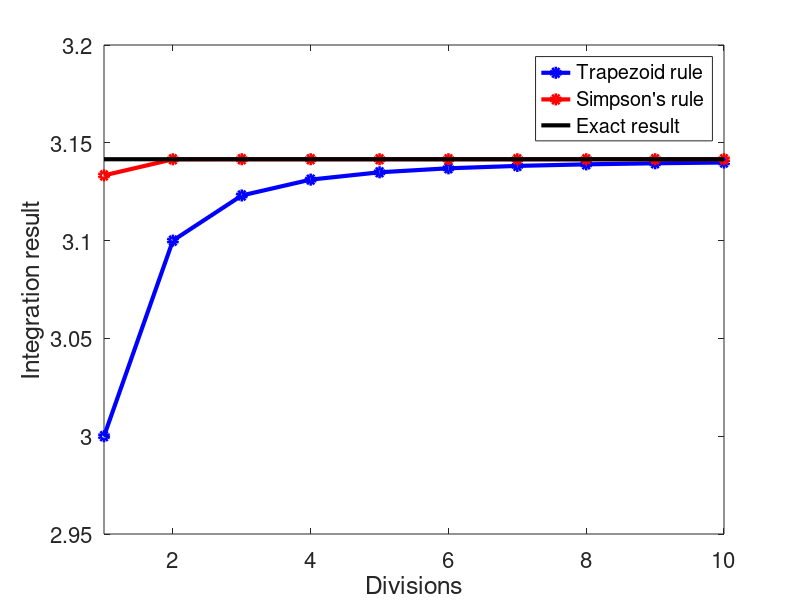

This chart was generated by the following MATLAB code:
clear all;

n=10;      % number of intervals

It=zeros(n,1);
Is=zeros(n,1);
for i=1:n         % for all the decomposition schemes
  h=1/i;          % interval
  pt=[0:h:1];     % Trapezoid rule integration points
  ps=[0:h/2:1];   % Simpson's rule integration points
  for j=1:i
    wt=[0.5*h 0.5*h];
    xt=pt(j:j+1);
    It(i)=It(i)+sum(4./(1+xt.^2).*wt);  
    ws=[1/6*h 4/6*h 1/6*h];
    xs=ps(2*j-1:2*j+1);
    Is(i)=Is(i)+sum(4./(1+xs.^2).*ws);
  end
end

Ie=3.1415926535;  % exact result
  
hold off;
plot([1:n],It,'b-o','LineWidth',3); % plot the data points
hold on;
plot([1:n],Is,'r-o','LineWidth',3); % plot the data points
plot([1 n],[Ie Ie],'k-','LineWidth',3); % plot the data points

axis([1 n 2.95 3.2]);
set(gca,'fontsize',16);
xlabel('Divisions','fontsize',18);
ylabel('Integration result','fontsize',18);
legend('Trapezoid rule','Simpson''s rule','Exact result');
       
